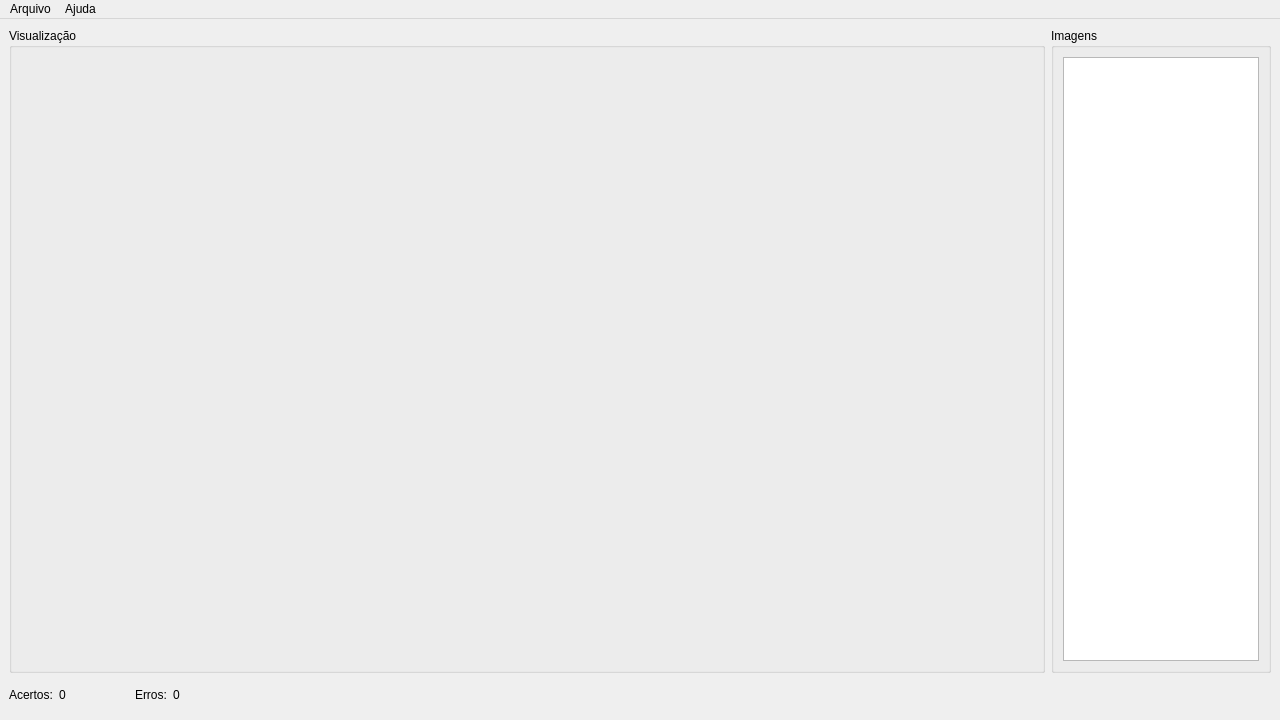
<?xml version="1.0" encoding="UTF-8"?>
<ui version="4.0">
 <class>MainWindow</class>
 <widget class="QMainWindow" name="MainWindow">
  <property name="geometry">
   <rect>
    <x>0</x>
    <y>0</y>
    <width>1280</width>
    <height>720</height>
   </rect>
  </property>
  <property name="maximumSize">
   <size>
    <width>999999</width>
    <height>999999</height>
   </size>
  </property>
  <property name="windowTitle">
   <string>Image Debugger</string>
  </property>
  <property name="windowIcon">
   <iconset>
    <normaloff>../../../Downloads/rocket.png</normaloff>../../../Downloads/rocket.png</iconset>
  </property>
  <widget class="QWidget" name="centralwidget">
   <layout class="QGridLayout" name="gridLayout">
    <item row="0" column="0" colspan="4">
     <widget class="QGroupBox" name="groupBox">
      <property name="minimumSize">
       <size>
        <width>1036</width>
        <height>640</height>
       </size>
      </property>
      <property name="title">
       <string>Visualização</string>
      </property>
      <layout class="QGridLayout" name="gridLayout_3">
       <item row="0" column="0">
        <widget class="QLabel" name="label_4">
         <property name="text">
          <string/>
         </property>
        </widget>
       </item>
      </layout>
     </widget>
    </item>
    <item row="0" column="4">
     <widget class="QGroupBox" name="groupBox_2">
      <property name="sizePolicy">
       <sizepolicy hsizetype="Fixed" vsizetype="Fixed">
        <horstretch>0</horstretch>
        <verstretch>0</verstretch>
       </sizepolicy>
      </property>
      <property name="minimumSize">
       <size>
        <width>220</width>
        <height>640</height>
       </size>
      </property>
      <property name="maximumSize">
       <size>
        <width>220</width>
        <height>999999</height>
       </size>
      </property>
      <property name="title">
       <string>Imagens</string>
      </property>
      <layout class="QGridLayout" name="gridLayout_2">
       <item row="0" column="0">
        <widget class="QListView" name="listView">
         <property name="enabled">
          <bool>true</bool>
         </property>
         <property name="focusPolicy">
          <enum>Qt::NoFocus</enum>
         </property>
         <property name="contextMenuPolicy">
          <enum>Qt::DefaultContextMenu</enum>
         </property>
         <property name="editTriggers">
          <set>QAbstractItemView::NoEditTriggers</set>
         </property>
         <property name="tabKeyNavigation">
          <bool>false</bool>
         </property>
         <property name="alternatingRowColors">
          <bool>true</bool>
         </property>
         <property name="selectionMode">
          <enum>QAbstractItemView::SingleSelection</enum>
         </property>
        </widget>
       </item>
      </layout>
     </widget>
    </item>
    <item row="1" column="0">
     <widget class="QLabel" name="label_2">
      <property name="maximumSize">
       <size>
        <width>66</width>
        <height>32</height>
       </size>
      </property>
      <property name="text">
       <string>Acertos:</string>
      </property>
     </widget>
    </item>
    <item row="1" column="1">
     <widget class="QLabel" name="label">
      <property name="sizePolicy">
       <sizepolicy hsizetype="Expanding" vsizetype="Preferred">
        <horstretch>0</horstretch>
        <verstretch>0</verstretch>
       </sizepolicy>
      </property>
      <property name="maximumSize">
       <size>
        <width>70</width>
        <height>32</height>
       </size>
      </property>
      <property name="text">
       <string>0</string>
      </property>
     </widget>
    </item>
    <item row="1" column="2">
     <widget class="QLabel" name="label_1">
      <property name="sizePolicy">
       <sizepolicy hsizetype="Preferred" vsizetype="Preferred">
        <horstretch>0</horstretch>
        <verstretch>0</verstretch>
       </sizepolicy>
      </property>
      <property name="maximumSize">
       <size>
        <width>47</width>
        <height>32</height>
       </size>
      </property>
      <property name="text">
       <string>Erros:</string>
      </property>
     </widget>
    </item>
    <item row="1" column="3">
     <widget class="QLabel" name="label_3">
      <property name="sizePolicy">
       <sizepolicy hsizetype="Expanding" vsizetype="Preferred">
        <horstretch>0</horstretch>
        <verstretch>0</verstretch>
       </sizepolicy>
      </property>
      <property name="text">
       <string>0</string>
      </property>
     </widget>
    </item>
   </layout>
  </widget>
  <widget class="QMenuBar" name="menubar">
   <property name="geometry">
    <rect>
     <x>0</x>
     <y>0</y>
     <width>1280</width>
     <height>24</height>
    </rect>
   </property>
   <widget class="QMenu" name="menuMenu">
    <property name="title">
     <string>Arquivo</string>
    </property>
    <addaction name="actionCarregar_Imagens"/>
   </widget>
   <widget class="QMenu" name="menuHelp">
    <property name="title">
     <string>Ajuda</string>
    </property>
    <addaction name="actionO_Frota_Sabe"/>
   </widget>
   <addaction name="menuMenu"/>
   <addaction name="menuHelp"/>
  </widget>
  <action name="actionCarregar_Imagens">
   <property name="text">
    <string>Carregar</string>
   </property>
  </action>
  <action name="actionO_Frota_Sabe">
   <property name="text">
    <string>O Frota Sabe!</string>
   </property>
  </action>
 </widget>
 <resources/>
 <connections/>
</ui>
